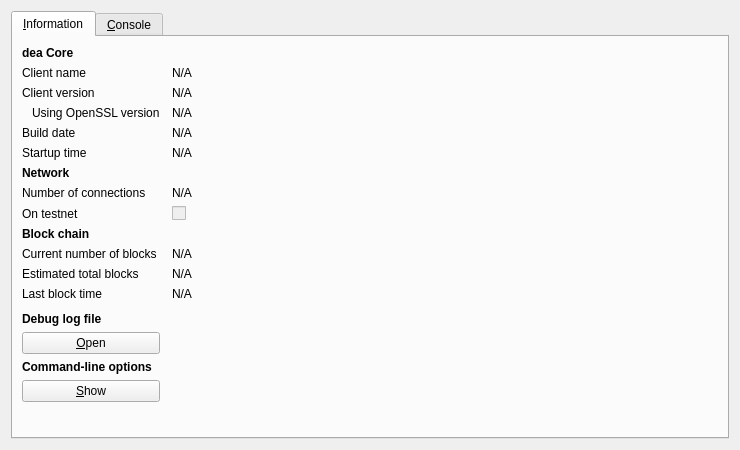
<?xml version="1.0" encoding="UTF-8"?>
<ui version="4.0">
 <class>RPCConsole</class>
 <widget class="QDialog" name="RPCConsole">
  <property name="geometry">
   <rect>
    <x>0</x>
    <y>0</y>
    <width>740</width>
    <height>450</height>
   </rect>
  </property>
  <property name="windowTitle">
   <string>dea - Debug window</string>
  </property>
  <layout class="QVBoxLayout" name="verticalLayout_2">
   <item>
    <widget class="QTabWidget" name="tabWidget">
     <property name="currentIndex">
      <number>0</number>
     </property>
     <widget class="QWidget" name="tab_info">
      <attribute name="title">
       <string>&amp;Information</string>
      </attribute>
      <layout class="QGridLayout" name="gridLayout" columnstretch="0,1">
       <property name="horizontalSpacing">
        <number>12</number>
       </property>
       <item row="0" column="0">
        <widget class="QLabel" name="label_9">
         <property name="font">
          <font>
           <weight>75</weight>
           <bold>true</bold>
          </font>
         </property>
         <property name="text">
          <string>dea Core</string>
         </property>
        </widget>
       </item>
       <item row="1" column="0">
        <widget class="QLabel" name="label_5">
         <property name="text">
          <string>Client name</string>
         </property>
        </widget>
       </item>
       <item row="1" column="1">
        <widget class="QLabel" name="clientName">
         <property name="cursor">
          <cursorShape>IBeamCursor</cursorShape>
         </property>
         <property name="text">
          <string>N/A</string>
         </property>
         <property name="textFormat">
          <enum>Qt::PlainText</enum>
         </property>
         <property name="textInteractionFlags">
          <set>Qt::LinksAccessibleByMouse|Qt::TextSelectableByKeyboard|Qt::TextSelectableByMouse</set>
         </property>
        </widget>
       </item>
       <item row="2" column="0">
        <widget class="QLabel" name="label_6">
         <property name="text">
          <string>Client version</string>
         </property>
        </widget>
       </item>
       <item row="2" column="1">
        <widget class="QLabel" name="clientVersion">
         <property name="cursor">
          <cursorShape>IBeamCursor</cursorShape>
         </property>
         <property name="text">
          <string>N/A</string>
         </property>
         <property name="textFormat">
          <enum>Qt::PlainText</enum>
         </property>
         <property name="textInteractionFlags">
          <set>Qt::LinksAccessibleByMouse|Qt::TextSelectableByKeyboard|Qt::TextSelectableByMouse</set>
         </property>
        </widget>
       </item>
       <item row="3" column="0">
        <widget class="QLabel" name="label_14">
         <property name="text">
          <string>Using OpenSSL version</string>
         </property>
         <property name="indent">
          <number>10</number>
         </property>
        </widget>
       </item>
       <item row="3" column="1">
        <widget class="QLabel" name="openSSLVersion">
         <property name="cursor">
          <cursorShape>IBeamCursor</cursorShape>
         </property>
         <property name="text">
          <string>N/A</string>
         </property>
         <property name="textFormat">
          <enum>Qt::PlainText</enum>
         </property>
         <property name="textInteractionFlags">
          <set>Qt::LinksAccessibleByMouse|Qt::TextSelectableByKeyboard|Qt::TextSelectableByMouse</set>
         </property>
        </widget>
       </item>
       <item row="4" column="0">
        <widget class="QLabel" name="label_12">
         <property name="text">
          <string>Build date</string>
         </property>
        </widget>
       </item>
       <item row="4" column="1">
        <widget class="QLabel" name="buildDate">
         <property name="cursor">
          <cursorShape>IBeamCursor</cursorShape>
         </property>
         <property name="text">
          <string>N/A</string>
         </property>
         <property name="textFormat">
          <enum>Qt::PlainText</enum>
         </property>
         <property name="textInteractionFlags">
          <set>Qt::LinksAccessibleByMouse|Qt::TextSelectableByKeyboard|Qt::TextSelectableByMouse</set>
         </property>
        </widget>
       </item>
       <item row="5" column="0">
        <widget class="QLabel" name="label_13">
         <property name="text">
          <string>Startup time</string>
         </property>
        </widget>
       </item>
       <item row="5" column="1">
        <widget class="QLabel" name="startupTime">
         <property name="cursor">
          <cursorShape>IBeamCursor</cursorShape>
         </property>
         <property name="text">
          <string>N/A</string>
         </property>
         <property name="textFormat">
          <enum>Qt::PlainText</enum>
         </property>
         <property name="textInteractionFlags">
          <set>Qt::LinksAccessibleByMouse|Qt::TextSelectableByKeyboard|Qt::TextSelectableByMouse</set>
         </property>
        </widget>
       </item>
       <item row="6" column="0">
        <widget class="QLabel" name="label_11">
         <property name="font">
          <font>
           <weight>75</weight>
           <bold>true</bold>
          </font>
         </property>
         <property name="text">
          <string>Network</string>
         </property>
        </widget>
       </item>
       <item row="7" column="0">
        <widget class="QLabel" name="label_7">
         <property name="text">
          <string>Number of connections</string>
         </property>
        </widget>
       </item>
       <item row="7" column="1">
        <widget class="QLabel" name="numberOfConnections">
         <property name="cursor">
          <cursorShape>IBeamCursor</cursorShape>
         </property>
         <property name="text">
          <string>N/A</string>
         </property>
         <property name="textFormat">
          <enum>Qt::PlainText</enum>
         </property>
         <property name="textInteractionFlags">
          <set>Qt::LinksAccessibleByMouse|Qt::TextSelectableByKeyboard|Qt::TextSelectableByMouse</set>
         </property>
        </widget>
       </item>
       <item row="8" column="0">
        <widget class="QLabel" name="label_8">
         <property name="text">
          <string>On testnet</string>
         </property>
        </widget>
       </item>
       <item row="8" column="1">
        <widget class="QCheckBox" name="isTestNet">
         <property name="enabled">
          <bool>false</bool>
         </property>
         <property name="text">
          <string/>
         </property>
        </widget>
       </item>
       <item row="9" column="0">
        <widget class="QLabel" name="label_10">
         <property name="font">
          <font>
           <weight>75</weight>
           <bold>true</bold>
          </font>
         </property>
         <property name="text">
          <string>Block chain</string>
         </property>
        </widget>
       </item>
       <item row="10" column="0">
        <widget class="QLabel" name="label_3">
         <property name="text">
          <string>Current number of blocks</string>
         </property>
        </widget>
       </item>
       <item row="10" column="1">
        <widget class="QLabel" name="numberOfBlocks">
         <property name="cursor">
          <cursorShape>IBeamCursor</cursorShape>
         </property>
         <property name="text">
          <string>N/A</string>
         </property>
         <property name="textFormat">
          <enum>Qt::PlainText</enum>
         </property>
         <property name="textInteractionFlags">
          <set>Qt::LinksAccessibleByMouse|Qt::TextSelectableByKeyboard|Qt::TextSelectableByMouse</set>
         </property>
        </widget>
       </item>
       <item row="11" column="0">
        <widget class="QLabel" name="label_4">
         <property name="text">
          <string>Estimated total blocks</string>
         </property>
        </widget>
       </item>
       <item row="11" column="1">
        <widget class="QLabel" name="totalBlocks">
         <property name="cursor">
          <cursorShape>IBeamCursor</cursorShape>
         </property>
         <property name="text">
          <string>N/A</string>
         </property>
         <property name="textFormat">
          <enum>Qt::PlainText</enum>
         </property>
         <property name="textInteractionFlags">
          <set>Qt::LinksAccessibleByMouse|Qt::TextSelectableByKeyboard|Qt::TextSelectableByMouse</set>
         </property>
        </widget>
       </item>
       <item row="12" column="0">
        <widget class="QLabel" name="label_2">
         <property name="text">
          <string>Last block time</string>
         </property>
        </widget>
       </item>
       <item row="12" column="1">
        <widget class="QLabel" name="lastBlockTime">
         <property name="cursor">
          <cursorShape>IBeamCursor</cursorShape>
         </property>
         <property name="text">
          <string>N/A</string>
         </property>
         <property name="textFormat">
          <enum>Qt::PlainText</enum>
         </property>
         <property name="textInteractionFlags">
          <set>Qt::LinksAccessibleByMouse|Qt::TextSelectableByKeyboard|Qt::TextSelectableByMouse</set>
         </property>
        </widget>
       </item>
       <item row="13" column="0">
        <spacer name="verticalSpacer_2">
         <property name="orientation">
          <enum>Qt::Vertical</enum>
         </property>
         <property name="sizeHint" stdset="0">
          <size>
           <width>20</width>
           <height>20</height>
          </size>
         </property>
        </spacer>
       </item>
       <item row="14" column="0">
        <widget class="QLabel" name="labelDebugLogfile">
         <property name="font">
          <font>
           <weight>75</weight>
           <bold>true</bold>
          </font>
         </property>
         <property name="text">
          <string>Debug log file</string>
         </property>
        </widget>
       </item>
       <item row="15" column="0">
        <widget class="QPushButton" name="openDebugLogfileButton">
         <property name="toolTip">
          <string>Open the dea debug log file from the current data directory. This can take a few seconds for large log files.</string>
         </property>
         <property name="text">
          <string>&amp;Open</string>
         </property>
         <property name="autoDefault">
          <bool>false</bool>
         </property>
        </widget>
       </item>
       <item row="16" column="0">
        <widget class="QLabel" name="labelCLOptions">
         <property name="font">
          <font>
           <weight>75</weight>
           <bold>true</bold>
          </font>
         </property>
         <property name="text">
          <string>Command-line options</string>
         </property>
        </widget>
       </item>
       <item row="17" column="0">
        <widget class="QPushButton" name="showCLOptionsButton">
         <property name="toolTip">
          <string>Show the dea-Qt help message to get a list with possible dea command-line options.</string>
         </property>
         <property name="text">
          <string>&amp;Show</string>
         </property>
         <property name="autoDefault">
          <bool>false</bool>
         </property>
        </widget>
       </item>
       <item row="18" column="0">
        <spacer name="verticalSpacer">
         <property name="orientation">
          <enum>Qt::Vertical</enum>
         </property>
         <property name="sizeHint" stdset="0">
          <size>
           <width>20</width>
           <height>40</height>
          </size>
         </property>
        </spacer>
       </item>
      </layout>
     </widget>
     <widget class="QWidget" name="tab_console">
      <attribute name="title">
       <string>&amp;Console</string>
      </attribute>
      <layout class="QVBoxLayout" name="verticalLayout_3">
       <property name="spacing">
        <number>3</number>
       </property>
       <item>
        <widget class="QTextEdit" name="messagesWidget">
         <property name="minimumSize">
          <size>
           <width>0</width>
           <height>100</height>
          </size>
         </property>
         <property name="readOnly">
          <bool>true</bool>
         </property>
         <property name="tabKeyNavigation" stdset="0">
          <bool>false</bool>
         </property>
         <property name="columnCount" stdset="0">
          <number>2</number>
         </property>
        </widget>
       </item>
       <item>
        <layout class="QHBoxLayout" name="horizontalLayout">
         <property name="spacing">
          <number>3</number>
         </property>
         <item>
          <widget class="QLabel" name="label">
           <property name="text">
            <string notr="true">&gt;</string>
           </property>
          </widget>
         </item>
         <item>
          <widget class="QLineEdit" name="lineEdit"/>
         </item>
         <item>
          <widget class="QPushButton" name="clearButton">
           <property name="maximumSize">
            <size>
             <width>24</width>
             <height>24</height>
            </size>
           </property>
           <property name="toolTip">
            <string>Clear console</string>
           </property>
           <property name="text">
            <string/>
           </property>
           <property name="icon">
            <iconset resource="../bitcoin.qrc">
             <normaloff>:/icons/remove</normaloff>:/icons/remove</iconset>
           </property>
           <property name="shortcut">
            <string notr="true">Ctrl+L</string>
           </property>
           <property name="autoDefault">
            <bool>false</bool>
           </property>
          </widget>
         </item>
        </layout>
       </item>
      </layout>
     </widget>
    </widget>
   </item>
  </layout>
 </widget>
 <resources>
  <include location="../bitcoin.qrc"/>
 </resources>
 <connections/>
</ui>
